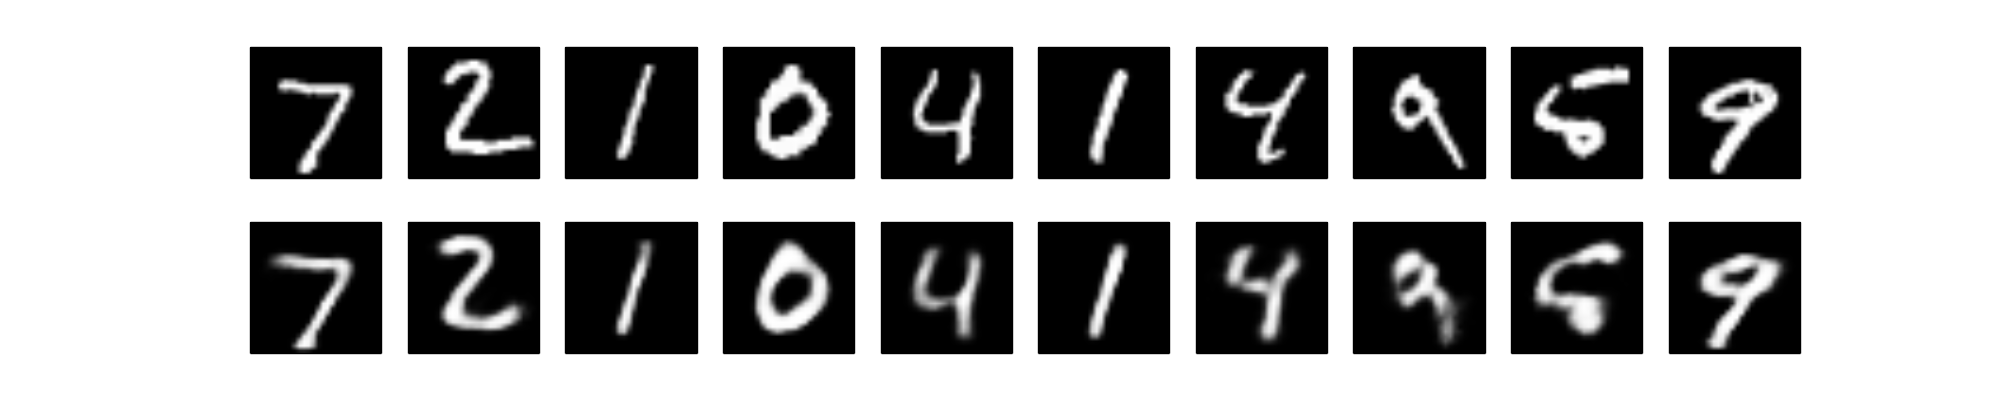

Python code for this plot:
# *-- coding=utf-8 --*
# Purpose: Construct a deep autoencoder to represent image
# Dataset: MNIST
# It will get less lost and get more accurate model.

from keras.layers import Input, Dense
from keras.models import Model

########### Model construction ############

encoding_dim = 32 # 32-dim feature

# model
input_img = Input(shape=(784,))
encoded = Dense(128, activation='relu')(input_img)
encoded = Dense(64, activation='relu')(encoded)
encoded = Dense(32, activation='relu')(encoded)

decoded = Dense(64, activation='relu')(encoded)
decoded = Dense(128, activation='relu')(decoded)
decoded = Dense(784, activation='sigmoid')(decoded)

# this model maps an input to its reconstruction
autoencoder = Model(input=input_img, output=decoded)

########### Train ############

# configure our model to use a per-pixel binary crossentropy loss, and the Adadelta optimizer
autoencoder.compile(optimizer='adadelta', loss='binary_crossentropy')

from keras.datasets import mnist
import numpy as np
(x_train, _), (x_test, _) = mnist.load_data()

# normalize all values to (0, 1) and flatten 28*28 to 784-d vector
x_train = x_train.astype('float32') / 255.
x_test = x_test.astype('float32') / 255.
x_train = x_train.reshape((len(x_train), np.prod(x_train.shape[1:])))
x_test = x_test.reshape((len(x_test), np.prod(x_test.shape[1:])))

# train the autoencoder
autoencoder.fit(x_train, x_train,
				nb_epoch=100,
				batch_size=256,
				shuffle=True,
				validation_data=(x_test, x_test))

# test some data
decoded_imgs = autoencoder.predict(x_test)

########### Visualization ###########
import matplotlib.pyplot as plt

n = 10  # how many digits we will display
plt.figure(figsize=(20, 4))
for i in range(n):
	# display original
	ax = plt.subplot(2, n, i + 1)
	plt.imshow(x_test[i].reshape(28, 28))
	plt.gray()
	ax.get_xaxis().set_visible(False)
	ax.get_yaxis().set_visible(False)

	# display reconstruction
	ax = plt.subplot(2, n, i + 1 + n)
	plt.imshow(decoded_imgs[i].reshape(28, 28))
	plt.gray()
	ax.get_xaxis().set_visible(False)
	ax.get_yaxis().set_visible(False)

plt.show()
